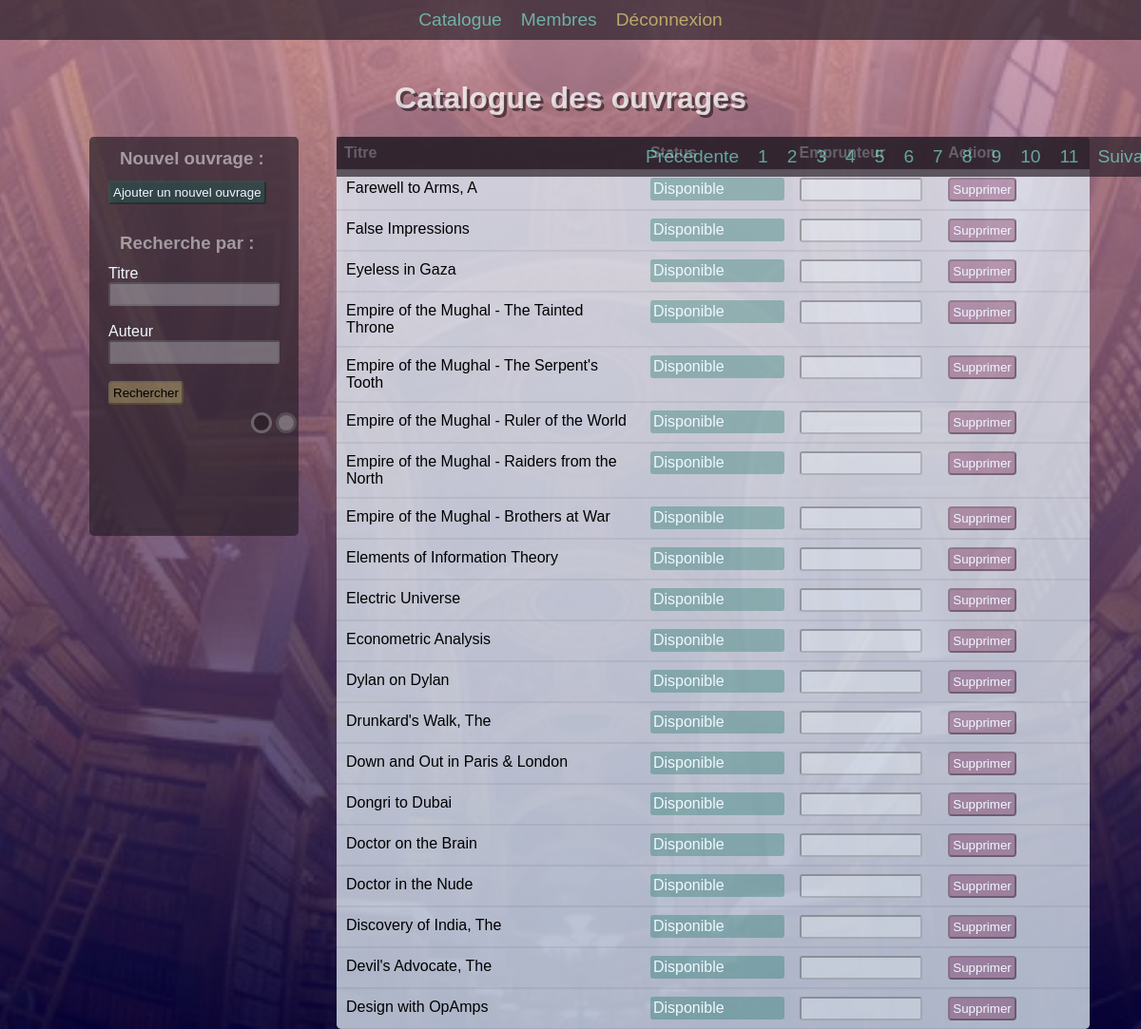
Screenshot of /index.php?page=8 (signed in) with the database file from the repository.
### tables this page shows
CREATE TABLE `books` (
  `id` int NOT NULL,
  `Title` varchar(54) DEFAULT NULL,
  `published_date` date DEFAULT NULL,
  `available` tinyint(1) NOT NULL,
  `description` text NOT NULL,
  `id_category` int DEFAULT NULL,
  `id_author` int DEFAULT NULL,
  `id_publisher` int DEFAULT NULL
);

### src/controllers/homepage.php (called while the page is built, shortened)
<?php
require_once("../src/models/Book.php");
class Homepage {
    public function index(){
        $Book = new Book();
        if (isset($_GET["page"]) && !empty($_GET["page"])) {
            $page = strip_tags($_GET["page"]);
        }else {
            $page = 1;
        }
        $nbrBooks = $Book->booksCount();
        $parPage = 20;
        $nbrPages = ceil($nbrBooks/$parPage);
        $premier = ($page * $parPage) -$parPage;
        $books = $Book->findBooks($premier ,$parPage);
        require("../templates/homepage.php");
    }
}

### src/models/Book.php (called while the page is built, shortened)
<?php
class Book
{
    public function findBooks($premier, $parPage){
        require('../src/pdo/PDO.php');
        $booksDB = $db -> prepare("SELECT b.id as id,b.Title as Title,b.published_date as p_date,b.available as available,b.description as description,c.name as category,a.author as author,p.name as publisher FROM books b LEFT JOIN category c ON b.id_category = c.id_category LEFT JOIN author a ON b.id_author = a.id_author LEFT JOIN publisher p ON b.id_publisher = p.id_publisher ORDER BY b.id DESC LIMIT " . $premier . ", " . $parPage);
        $booksDB -> execute();
        $books = $booksDB -> fetchAll();
        return $books;
    }
    public function booksCount(){
        require('../src/pdo/PDO.php');
        $booksDB = $db -> prepare("SELECT COUNT(*) FROM books b LEFT JOIN category c ON b.id_category = c.id_category LEFT JOIN author a ON b.id_author = a.id_author LEFT JOIN publisher p ON b.id_publisher = p.id_publisher ORDER BY b.id DESC");
        $booksDB -> execute();
        $booksNumber = $booksDB -> fetch();
        return $booksNumber[0];
    }
}

### templates/homepage.php (the view, shortened to what this page needs)
<h1>Catalogue des ouvrages</h1>
<div class="pageContainer">
    <div class="filters">
        <div class="search">
            <h3>Nouvel ouvrage :</h3>
            <a href="../index.php?action=fichevierge"><button class="btnAjouter">Ajouter un nouvel ouvrage</button></a>
            <br><br>
            <h3>Recherche par :</h3>
            <label for="titre">Titre</label><br>
            <input type="text" name="titre" class="inputEmprunteur">
            <br><br>
            <label for="auteur">Auteur</label><br>
            <input type="text" name="auteur" class="inputEmprunteur">
            <br><br>
            <button class="btnFiche">Rechercher</button>
            <div class="themeSelector">
                <div id="theme1"> </div>
                <div id="theme2"> </div>
            </div>
        </div>
    </div>
    <div class="catalogue">
        <div class="ligneCatalogue">
            <div class="colonneTitreB">
                <strong>Titre</strong>
            </div>
            <div class="colonneStatusB">
                <strong>Status</strong>
            </div>
            <div class="colonneEmprunteurB">
                <strong>Emprunteur</strong>
            </div>
            <div class="colonneEmprunteurB">
                <strong>Action</strong>
            </div>
        </div>
        <?php foreach ($books as $key => $book) : ?>
        <div class="ligneCatalogueB">
            <div class="colonneTitre">
                <a href="./index.php?action=fiche&id=<?= $book['id'] ?>">
                    <p class="booktitle"><?= $book['Title'] ?></p>
                </a>
            </div>
            <div class="colonneStatus">
                <?php if ($book['available'] == 0) : ?>
                    <a href="./index.php?action=fiche&id=<?= $book['id'] ?>">
                        <div class="btnAjouter">Disponible</div>
                    </a>
                <?php else : ?>
                    <a href="./index.php?action=fiche&id=<?= $book['id'] ?>">
                        <div class="btnSupprimer">Prêté</div>
                    </a>
                <?php endif ?>
            </div>
            <?php if ($book['available'] == 0) : ?>
            <div class="colonneEmprunteur">
                <input type="text" value="" class="inputEmprunteur" id="e1" disabled>
            </div>
            <?php endif ?>
            <div class="colonneEmprunteur">
                <a href="index.php?action=deleteBook&id=<?= $book['id'] ?>&status=<?= $book['available'] ?>">
                    <button class="btnSupprimer">Supprimer</button>
                </a>
            </div>
        </div>
        <?php endforeach ?>
        <nav>
            <ul class="pagination">
                <li class="page-item <?= ($page == 1) ? "disabled" : "" ?>">
                    <a href="../index.php?page=<?= $page - 1 ?>" class="page-link">Précédente</a>
                </li>
                <?php for($i = 1; $i <= $nbrPages; $i++) : ?>
                    <li class="page-item <?= ($page == $i) ? "active" : "" ?>">
                        <a href="../index.php?page=<?= $i ?>" class="page-link"><?= $i ?></a>
                    </li>
                <?php endfor ?>
                <li class="page-item <?= ($page == $nbrPages) ? "disabled" : "" ?>">
                    <a href="../index.php?page=<?= $page + 1 ?>" class="page-link">Suivante</a>
                </li>
            </ul>
        </nav>
    </div>
    <?php require("base.php");

### public/style.css (style rules this page uses)
html { scroll-behavior: smooth; --color0: rgb(0, 0, 0); --color0b: rgb(240, 248, 255); --color0c: rgba(42, 32, 42, 0.7); --color1: hsla(169, 100%, 21%, 0.3); --color1Over: hsla(169, 100%, 21%, 0.8); --color2: hsla(328, 100%, 21%, 0.3); --color2Over: hsla(328, 100%, 21%, 0.8); --colorBg1: rgba(200, 140, 160, 0.8); --colorBg2: rgba(0, 0, 64, 0.8); --colorM1: hsla(169, 100%, 75%, 0.6); --colorM1Over: hsla(169, 100%, 75%, 0.9); --colorM2: hsla(53, 100%, 75%, 0.6); --colorM2Over: hsla(53, 100%, 75%, 0.9); }
body { padding: 0; margin: 0; display: flex; flex-flow: column; align-items: center; background-image: linear-gradient(var(--colorBg1), var(--colorBg2)), url("./img/fond_biblio.webp"); background-attachment: fixed; background-repeat: no-repeat; background-position: 50% 50%; background-size: cover; font-family: 'Gill Sans', 'Gill Sans MT', Calibri, 'Trebuchet MS', sans-serif; }
nav { background-color: var(--color0c); width: 100%; position: fixed; }
ul { list-style-type: none; margin: 0; padding: 0; display: flex; align-items: center; justify-content: center; }
li { margin: 10px; font-size: 1.2em; }
a { color: var(--colorM1); text-decoration: none; font-size: 1.0em; }
h1 { text-shadow: rgba(0, 0, 0, 0.5) 3px 3px; color: rgba(255, 255, 255, 0.75); padding-top: 64px; }
.pageContainer { width: 100%; display: flex; justify-content: center; }
.filters { width: 25%; height: 64vh; display: flex; justify-content: center; overflow: hidden; }
.search { background-color: var(--color0c); width: 200px; height: 420px; border-radius: 0.3em; padding-left: 20px; position: fixed; color: var(--color0b); }
.search h3 { color: hsla(0, 0%, 100%, 0.5); margin: 12px; }
.themeSelector { width: 100%; padding-top: 6px; padding-right: 64px; display: flex; justify-content: flex-end; }
#theme1 { background-color: rgba(0, 0, 0, 0.3); border-color: rgba(255, 255, 255, 0.3); border-style: solid; width: 16px; height: 16px; border-radius: 50%; margin: 2px; }
#theme2 { background-color: rgba(255, 255, 255, 0.3); border-color: rgba(0, 0, 0, 0.3); border-style: solid; width: 16px; height: 16px; border-radius: 50%; margin: 2px; }
.catalogue { width: 66%; max-width: 800px; display: flex; flex-flow: column; overflow: hidden; border-radius: 0.3em; }
.ligneCatalogue { background-color: var(--color0c); width: 100%; display: flex; justify-content: space-between; }
.ligneCatalogueB { width: 100%; display: flex; justify-content: space-between; }
.colonneTitreB { width: 50%; padding: 8px; color: var(--color0b); }
.colonneStatusB { width: 23%; padding: 8px; color: var(--color0b); }
.colonneEmprunteurB { width: 23%; padding: 8px; color: var(--color0b); }
.colonneTitre { background-color: hsla(210, 67%, 94%, 0.75); width: 50%; padding: 8px; border-width: 1px; border-style: solid none; border-color: rgba(0, 0, 0, 0.06); }
.colonneTitre a { color: var(--color0); text-decoration: none; font-size: 1.0em; }
.colonneStatus { background-color: hsla(210, 67%, 94%, 0.75); width: 23%; padding: 8px; border-width: 1px; border-style: solid none; border-color: rgba(0, 0, 0, 0.06); }
.colonneEmprunteur { background-color: hsla(210, 67%, 94%, 0.75); width: 23%; padding: 8px; border-width: 1px; border-style: solid none; border-color: rgba(0, 0, 0, 0.06); }
.booktitle { margin: 2px; }
.inputEmprunteur { background-color: hsla(200, 100%, 97%, 0.3); width: 85%; border-radius: 3px; padding: 3px; border-color: hsla(0, 0%, 0%, 0.3); }
.btnFiche { background-color: hsla(53, 100%, 75%, 0.3); border-radius: 0.3em; padding: 3px; border-color: hsla(0, 0%, 0%, 0.3); }
.btnAjouter { background-color: var(--color1); border-radius: 3px; padding: 3px; border-color: rgba(0, 0, 0, 0.3); color: var(--color0b); overflow: hidden; }
.btnSupprimer { background-color: var(--color2); border-radius: 0.3em; padding: 3px; border-color: hsla(0, 0%, 0%, 0.3); color: var(--color0b); overflow: hidden; }

### rows the page displays
books: Title "Farewell to Arms, A"
books: Title "False Impressions"
books: Title "Eyeless in Gaza"
books: Title "Empire of the Mughal - The Tainted Throne"
books: Title "Empire of the Mughal - The Serpent's Tooth"
books: Title "Empire of the Mughal - Ruler of the World"
books: Title "Empire of the Mughal - Raiders from the North"
books: Title "Empire of the Mughal - Brothers at War"
books: Title "Elements of Information Theory"
books: Title "Electric Universe"
books: Title "Econometric Analysis"
books: Title "Dylan on Dylan"
books: Title "Drunkard's Walk, The"
books: Title "Down and Out in Paris & London"
books: Title "Dongri to Dubai"
books: Title "Doctor on the Brain"
books: Title "Doctor in the Nude"
books: Title "Discovery of India, The"
books: Title "Devil's Advocate, The"
books: Title "Design with OpAmps"
